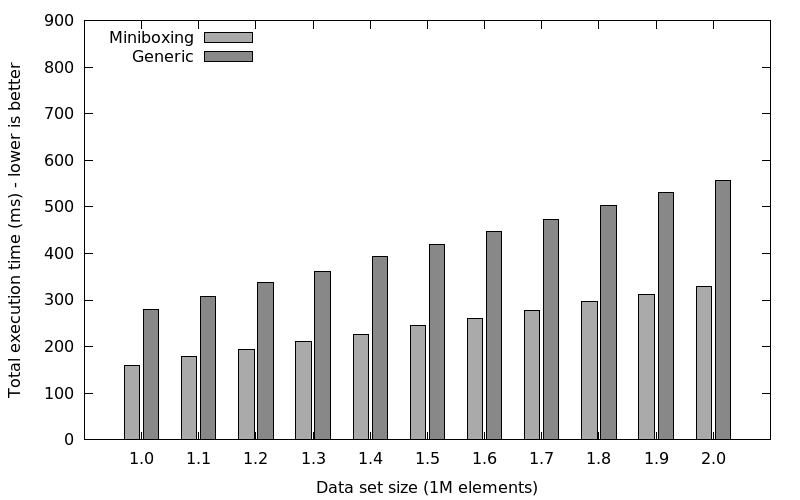

Write the gnuplot code that produced this figure.
set term pngcairo size 800, 500
set output "linkedlist2.png"
reset
set key inside top left
set style data histogram
set style histogram cluster gap 1
set style fill solid border -1
set boxwidth 0.8
set xlabel 'Data set size (1M elements)'
set ylabel 'Total execution time (ms) - lower is better'

set yrange [0:900]

#set smooth bezier
#set linespoints

plot "data2.raw" using 2: xtic(1) title "Miniboxing" lc rgbcolor "#AAAAAA", '' using 3: xtic(1) title "Generic" lc rgbcolor "#888888" 
